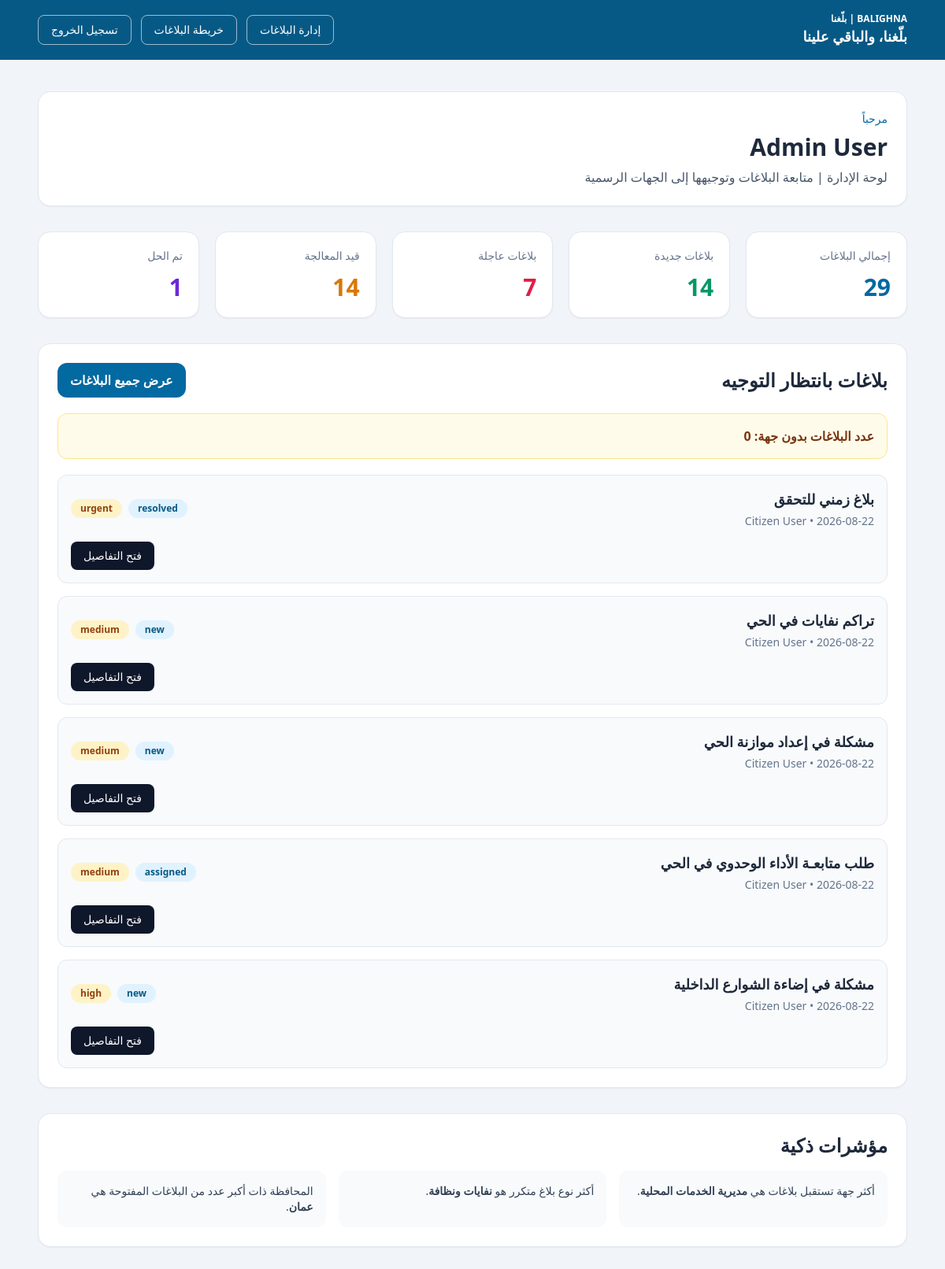
The app's page /admin (signed in), older data.
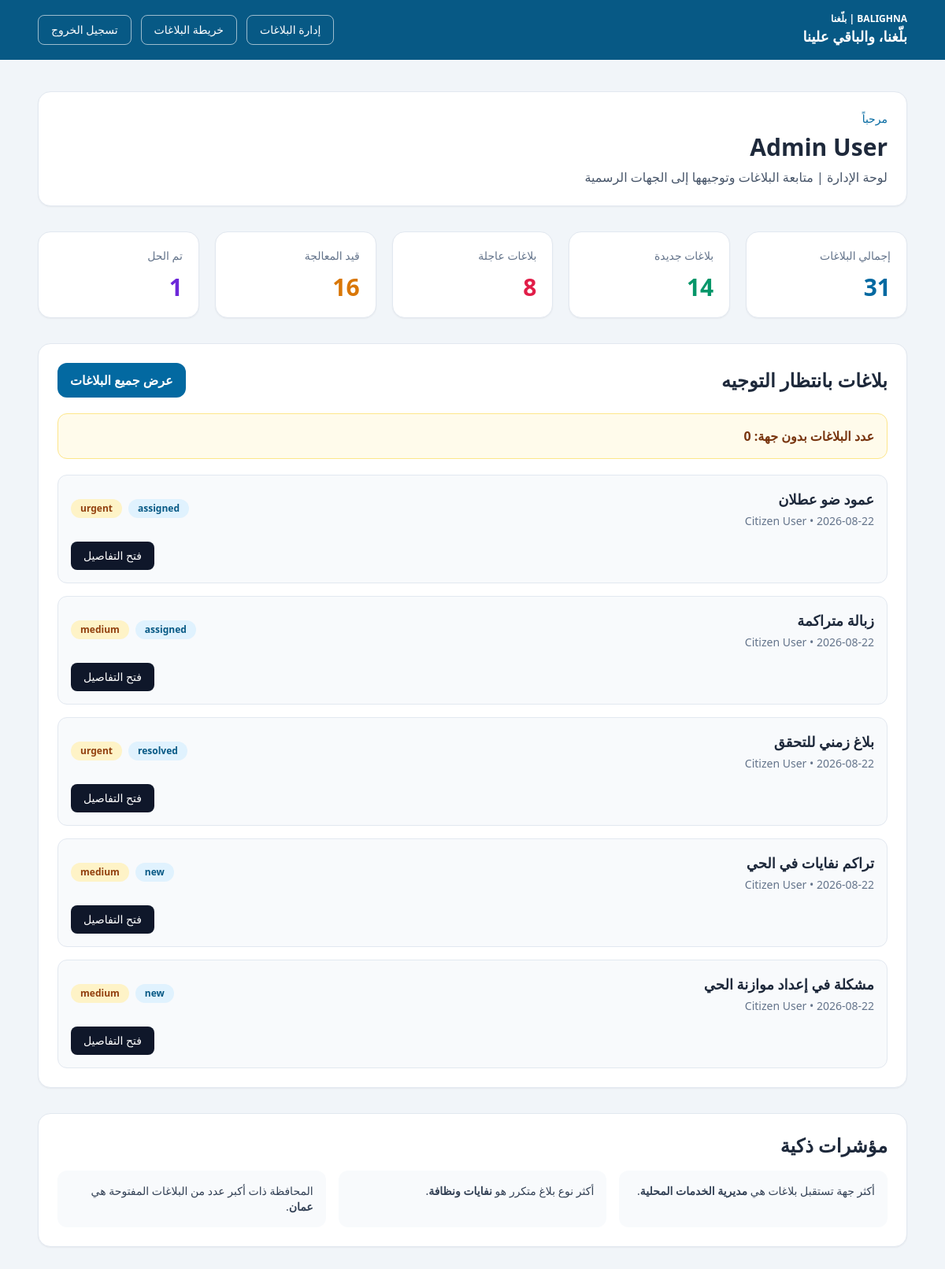
The same page, newer data.
### app/models/complaint.py (models this page shows)
class Complaint(Base):
    __tablename__ = "complaints"
    id: Mapped[int] = mapped_column(primary_key=True, index=True)
    user_id: Mapped[int] = mapped_column(ForeignKey("users.id"), nullable=False)
    category_id: Mapped[int | None] = mapped_column(ForeignKey("categories.id"), nullable=True)
    department_id: Mapped[int | None] = mapped_column(ForeignKey("departments.id"), nullable=True)
    title: Mapped[str] = mapped_column(String(255), nullable=False)
    description: Mapped[str] = mapped_column(Text, nullable=False)
    address: Mapped[str | None] = mapped_column(String(255), nullable=True)
    area: Mapped[str | None] = mapped_column(String(255), nullable=True)
    governorate: Mapped[str | None] = mapped_column(String(255), nullable=True)
    latitude: Mapped[float | None] = mapped_column(Float, nullable=True)
    longitude: Mapped[float | None] = mapped_column(Float, nullable=True)
    image_path: Mapped[str | None] = mapped_column(String(500), nullable=True)
    priority: Mapped[str] = mapped_column(String(50), default="medium", nullable=False)
    status: Mapped[str] = mapped_column(String(50), default="new", nullable=False)
    routing_reason: Mapped[str | None] = mapped_column(Text, nullable=True)
    routing_confidence: Mapped[float | None] = mapped_column(Float, nullable=True)
    assigned_at: Mapped[datetime | None] = mapped_column(DateTime(timezone=True), nullable=True)
    resolved_at: Mapped[datetime | None] = mapped_column(DateTime(timezone=True), nullable=True)
    created_at: Mapped[datetime] = mapped_column(DateTime(timezone=True), default=lambda: datetime.now(timezone.utc), nullable=False)
    updated_at: Mapped[datetime] = mapped_column(
        DateTime(timezone=True),
        default=lambda: datetime.now(timezone.utc),
        onupdate=lambda: datetime.now(timezone.utc),
        nullable=False,
    )
    user: Mapped["User"] = relationship(back_populates="complaints")
    category: Mapped["Category"] = relationship(back_populates="complaints")
    department: Mapped["Department"] = relationship(back_populates="complaints")
    comments: Mapped[list["Comment"]] = relationship(back_populates="complaint")
    updates: Mapped[list["ComplaintUpdate"]] = relationship(back_populates="complaint")

### app/models/user.py (models this page shows)
class User(Base):
    __tablename__ = "users"
    id: Mapped[int] = mapped_column(primary_key=True, index=True)
    name: Mapped[str] = mapped_column(String(150), nullable=False)
    email: Mapped[str] = mapped_column(String(255), unique=True, index=True, nullable=False)
    hashed_password: Mapped[str] = mapped_column(String(255), nullable=False)
    role: Mapped[str] = mapped_column(String(50), default="citizen", nullable=False)
    created_at: Mapped[datetime] = mapped_column(DateTime(timezone=True), default=lambda: datetime.now(timezone.utc), nullable=False)
    updated_at: Mapped[datetime] = mapped_column(
        DateTime(timezone=True),
        default=lambda: datetime.now(timezone.utc),
        onupdate=lambda: datetime.now(timezone.utc),
        nullable=False,
    )
    complaints: Mapped[list["Complaint"]] = relationship(back_populates="user")
    comments: Mapped[list["Comment"]] = relationship(back_populates="user")
    complaint_updates: Mapped[list["ComplaintUpdate"]] = relationship(back_populates="user")

### app/routers/auth.py (the view)
@router.get("/admin")
async def admin_dashboard(
    request: Request,
    user: User = Depends(require_role("admin")),
    db: Session = Depends(get_db),
):
    complaints = db.scalars(
        select(Complaint)
        .options(selectinload(Complaint.user), selectinload(Complaint.category), selectinload(Complaint.department))
        .order_by(Complaint.created_at.desc())
    ).all()
    total_complaints = len(complaints)
    new_count = sum(1 for complaint in complaints if complaint.status == "new")
    urgent_count = sum(1 for complaint in complaints if complaint.priority == "urgent")
    in_progress_count = sum(1 for complaint in complaints if complaint.status in {"assigned", "in_progress"})
    resolved_count = sum(1 for complaint in complaints if complaint.status in {"resolved", "closed"})
    pending_routing_count = sum(1 for complaint in complaints if complaint.department_id is None)
    recent_complaints = complaints[:5]
    departments = db.scalars(select(Department).order_by(Department.name.asc())).all()
    routed_complaints = [complaint for complaint in complaints if complaint.department]
    open_complaints = [complaint for complaint in complaints if complaint.status not in {"resolved", "closed"}]
    top_department = max(routed_complaints, key=lambda item: sum(other.department_id == item.department_id for other in routed_complaints)).department if routed_complaints else None
    categorized_complaints = [complaint for complaint in complaints if complaint.category]
    top_category = max(categorized_complaints, key=lambda item: sum(other.category_id == item.category_id for other in categorized_complaints)).category if categorized_complaints else None
    governorates = [complaint.governorate for complaint in open_complaints if complaint.governorate]
    top_governorate = max(set(governorates), key=governorates.count) if governorates else None
    return templates.TemplateResponse(
        request,
        "dashboard_admin.html",
        {
            "title": "لوحة الإدارة",
            "user": user,
            "slogan": settings.project_slogan,
            "total_complaints": total_complaints,
            "new_count": new_count,
            "urgent_count": urgent_count,
            "in_progress_count": in_progress_count,
            "resolved_count": resolved_count,
            "pending_routing_count": pending_routing_count,
            "recent_complaints": recent_complaints,
            "departments": departments,
            "top_department": top_department,
            "top_category": top_category,
            "top_governorate": top_governorate,
        },
    )

### app/templates/dashboard_admin.html (shortened to what the changed rows need)
<!DOCTYPE html>
<html lang="ar" dir="rtl">
  <head>
    <script src="https://cdn.tailwindcss.com"></script>
  </head>
  <body class="bg-slate-100 text-slate-800" dir="rtl">
    <main class="mx-auto max-w-6xl px-6 py-10">
      <div class="mb-8 rounded-2xl border border-slate-200 bg-white p-6 shadow-sm">
        <h1 class="mt-2 text-3xl font-bold">{{ user.name }}</h1>
      </div>
      <div class="grid gap-5 md:grid-cols-5">
        <div class="rounded-2xl border border-slate-200 bg-white p-5 shadow-sm">
          <p class="text-sm text-slate-500">إجمالي البلاغات</p>
          <p class="mt-3 text-3xl font-bold text-sky-700">{{ total_complaints }}</p>
        </div>
        <div class="rounded-2xl border border-slate-200 bg-white p-5 shadow-sm">
          <p class="text-sm text-slate-500">بلاغات عاجلة</p>
          <p class="mt-3 text-3xl font-bold text-rose-600">{{ urgent_count }}</p>
        </div>
        <div class="rounded-2xl border border-slate-200 bg-white p-5 shadow-sm">
          <p class="text-sm text-slate-500">قيد المعالجة</p>
          <p class="mt-3 text-3xl font-bold text-amber-600">{{ in_progress_count }}</p>
        </div>
      </div>
      <div class="mt-8 rounded-2xl border border-slate-200 bg-white p-6 shadow-sm">
        <div class="mb-5 flex items-center justify-between">
          <h2 class="text-2xl font-bold">بلاغات بانتظار التوجيه</h2>
        </div>
        {% if recent_complaints %}
        <div class="mt-5 space-y-4">
          {% for complaint in recent_complaints %}
          <div class="rounded-xl border border-slate-200 bg-slate-50 p-4">
            <div class="flex items-center justify-between gap-3">
              <div>
                <h3 class="text-lg font-bold">{{ complaint.title }}</h3>
                <p class="mt-1 text-sm text-slate-500">{{ complaint.user.name if complaint.user else 'غير معروف' }} • {{ complaint.created_at.strftime('%Y-%m-%d') }}</p>
              </div>
              <div class="flex gap-2">
                <span class="rounded-full bg-sky-100 px-3 py-1 text-xs font-semibold text-sky-800">{{ complaint.status }}</span>
                <span class="rounded-full bg-amber-100 px-3 py-1 text-xs font-semibold text-amber-800">{{ complaint.priority }}</span>
              </div>
            </div>
            <div class="mt-4 flex justify-end">
              <a href="/admin/complaints/{{ complaint.id }}" class="rounded-lg bg-slate-900 px-4 py-2 text-sm font-medium text-white hover:bg-slate-800">فتح التفاصيل</a>
            </div>
          </div>
          {% endfor %}
        </div>
        {% else %}
        <div class="mt-5 rounded-xl border border-dashed border-slate-300 bg-slate-50 p-8 text-center text-slate-600">لا توجد بلاغات حتى الآن.</div>
        {% endif %}
      </div>
      <div class="mt-8 rounded-2xl border border-slate-200 bg-white p-6 shadow-sm">
        <h2 class="mb-4 text-2xl font-bold">مؤشرات ذكية</h2>
        <div class="grid gap-4 md:grid-cols-3 text-sm text-slate-700">
          <div class="rounded-xl bg-slate-50 p-4">{% if top_governorate %}المحافظة ذات أكبر عدد من البلاغات المفتوحة هي <span class="font-semibold">{{ top_governorate }}</span>.{% else %}لا توجد بلاغات مفتوحة محددة المحافظة.{% endif %}</div>
        </div>
      </div>
    </main>
  </body>
</html>

Row changes from the older to the newer data that the page shows:
no longer on this page (row unchanged): Complaint: title "طلب متابعـة الأداء الوحدوي في الحي", user "Citizen User", created_at "2026-08-22", status "assigned", priority "medium"
no longer on this page (row unchanged): Complaint: title "مشكلة في إضاءة الشوارع الداخلية", user "Citizen User", created_at "2026-08-22", status "new", priority "high"
added Complaint: title "عمود ضو عطلان", user "Citizen User", created_at "2026-08-22", status "assigned", priority "urgent", governorate "عمان"
added Complaint: title "زبالة متراكمة", user "Citizen User", created_at "2026-08-22", status "assigned", priority "medium"
Text that changed along with them:
{{ total_complaints }}: "29" → "31"
{{ urgent_count }}: "7" → "8"
{{ in_progress_count }}: "14" → "16"
